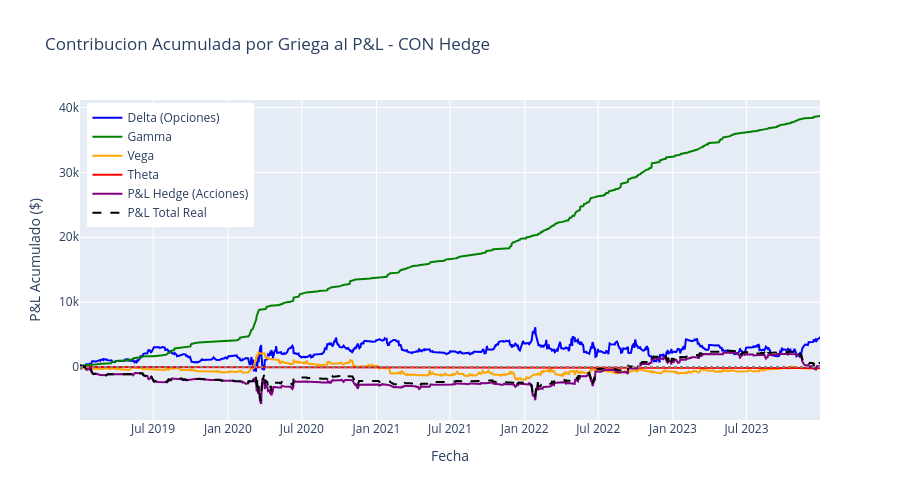

The notebook cell this image was saved under:
### Code cell
# Grafico: Contribucion Acumulada por Griega - CON Hedge
# Mostramos la contribucion de las opciones + el P&L del hedge con acciones

fig = go.Figure()

# Acumulados de opciones
cum_delta_h = pnl_decomp_with_hedge['pnl_delta'].cumsum()
cum_gamma_h = pnl_decomp_with_hedge['pnl_gamma'].cumsum()
cum_vega_h = pnl_decomp_with_hedge['pnl_vega'].cumsum()
cum_theta_h = pnl_decomp_with_hedge['pnl_theta'].cumsum()

fig.add_trace(go.Scatter(
    x=cum_delta_h.index, y=cum_delta_h.values,
    mode='lines', name='Delta (Opciones)',
    line=dict(color='blue', width=2)
))

fig.add_trace(go.Scatter(
    x=cum_gamma_h.index, y=cum_gamma_h.values,
    mode='lines', name='Gamma',
    line=dict(color='green', width=2)
))

fig.add_trace(go.Scatter(
    x=cum_vega_h.index, y=cum_vega_h.values,
    mode='lines', name='Vega',
    line=dict(color='orange', width=2)
))

fig.add_trace(go.Scatter(
    x=cum_theta_h.index, y=cum_theta_h.values,
    mode='lines', name='Theta',
    line=dict(color='red', width=2)
))

# P&L del hedge (acciones)
if results_with_hedge.cumulative_pnl_hedge is not None and len(results_with_hedge.cumulative_pnl_hedge) > 0:
    pnl_hedge_accum = results_with_hedge.cumulative_pnl_hedge
    fig.add_trace(go.Scatter(
        x=pnl_hedge_accum.index, y=pnl_hedge_accum.values,
        mode='lines', name='P&L Hedge (Acciones)',
        line=dict(color='purple', width=2)
    ))

# P&L total real
if results_with_hedge.cumulative_pnl_total is not None and len(results_with_hedge.cumulative_pnl_total) > 0:
    pnl_total_real = results_with_hedge.cumulative_pnl_total
    fig.add_trace(go.Scatter(
        x=pnl_total_real.index, y=pnl_total_real.values,
        mode='lines', name='P&L Total Real',
        line=dict(color='black', width=2, dash='dash')
    ))

fig.add_hline(y=0, line_dash='dot', line_color='gray')

fig.update_layout(
    title='Contribucion Acumulada por Griega al P&L - CON Hedge',
    xaxis_title='Fecha',
    yaxis_title='P&L Acumulado ($)',
    height=500,
    legend=dict(yanchor='top', y=0.99, xanchor='left', x=0.01)
)

fig.show()

### Figure 1 — Plotly figure (JSON) as saved in the notebook; plotly's stock layout.template omitted (floating-point values rounded to 4 significant figures; data arrays with more than 128 entries replaced by an {"elided": "..."} marker saying what was removed)
{"data": [{"line": {"color": "blue", "width": 2}, "mode": "lines", "name": "Delta (Opciones)", "type": "scatter", "x": {"elided": "1258 str values"}, "y": {"elided": "1258 float values"}}, {"line": {"color": "green", "width": 2}, "mode": "lines", "name": "Gamma", "type": "scatter", "x": {"elided": "1258 str values"}, "y": {"elided": "1258 float values"}}, {"line": {"color": "orange", "width": 2}, "mode": "lines", "name": "Vega", "type": "scatter", "x": {"elided": "1258 str values"}, "y": {"elided": "1258 float values"}}, {"line": {"color": "red", "width": 2}, "mode": "lines", "name": "Theta", "type": "scatter", "x": {"elided": "1258 str values"}, "y": {"elided": "1258 float values"}}, {"line": {"color": "purple", "width": 2}, "mode": "lines", "name": "P&L Hedge (Acciones)", "type": "scatter", "x": {"elided": "1258 str values"}, "y": {"elided": "1258 float values"}}, {"line": {"color": "black", "dash": "dash", "width": 2}, "mode": "lines", "name": "P&L Total Real", "type": "scatter", "x": {"elided": "1258 str values"}, "y": {"elided": "1258 float values"}}], "layout": {"height": 500, "legend": {"x": 0.01, "xanchor": "left", "y": 0.99, "yanchor": "top"}, "shapes": [{"line": {"color": "gray", "dash": "dot"}, "type": "line", "x0": 0, "x1": 1, "xref": "x domain", "y0": 0, "y1": 0, "yref": "y"}], "title": {"text": "Contribucion Acumulada por Griega al P&L - CON Hedge"}, "xaxis": {"title": {"text": "Fecha"}}, "yaxis": {"title": {"text": "P&L Acumulado ($)"}}}}
